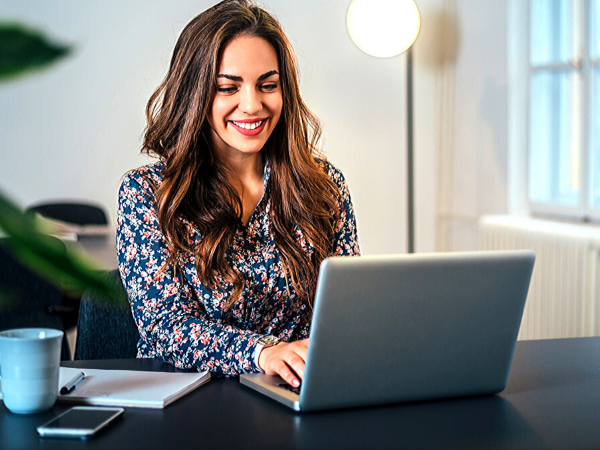
#> input picture Blob/woman-working.png, 1200 x 900 px (shown at 1/2 size)
$ python getting_blob.py
#> lines starting #> are read from the running program, lines starting #| are printed output that depends on the picture
import numpy as np
import cv2
import time

image_BGR = cv2.imread('woman-working.png')
#> image_BGR is the input picture: shape (900, 1200, 3); mean B, G, R 132.2, 133.7, 131.8
cv2.namedWindow('Original Image', cv2.WINDOW_NORMAL)
# Pay attention! 'cv2.imshow' takes images in BGR format
cv2.imshow('Original Image', image_BGR)

cv2.waitKey(0)

cv2.destroyWindow('Original Image')

blob = cv2.dnn.blobFromImage(image_BGR, 1 / 255.0, (416, 416),
                             swapRB=True, crop=False)

print('Image shape:', image_BGR.shape)  # (511, 767, 3)
#| Image shape: (900, 1200, 3)
print('Blob shape:', blob.shape)  # (1, 3, 416, 416)
#| Blob shape: (1, 3, 416, 416)

blob_to_show = blob[0, :, :, :].transpose(1, 2, 0)
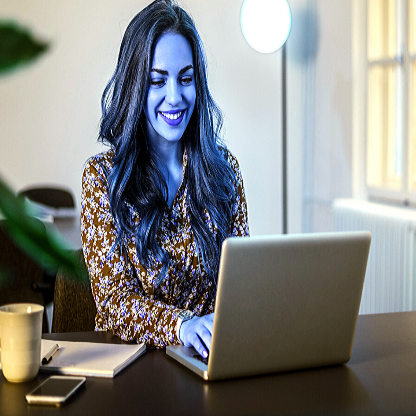
#> blob_to_show: shape (416, 416, 3) float32; mean of channels 0, 1, 2 0.516, 0.524, 0.518; drawn as B, G, R
print(blob_to_show.shape)  # (416, 416, 3)
#| (416, 416, 3)

cv2.namedWindow('Blob Image', cv2.WINDOW_NORMAL)
cv2.imshow('Blob Image', cv2.cvtColor(blob_to_show, cv2.COLOR_RGB2BGR))
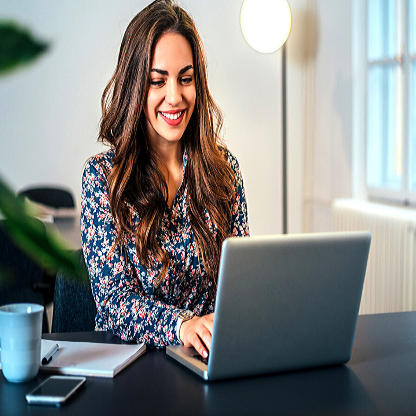
#> window 'Blob Image': shape (416, 416, 3) float32; mean B, G, R 0.518, 0.524, 0.517
cv2.waitKey(0)
cv2.destroyWindow('Blob Image')
